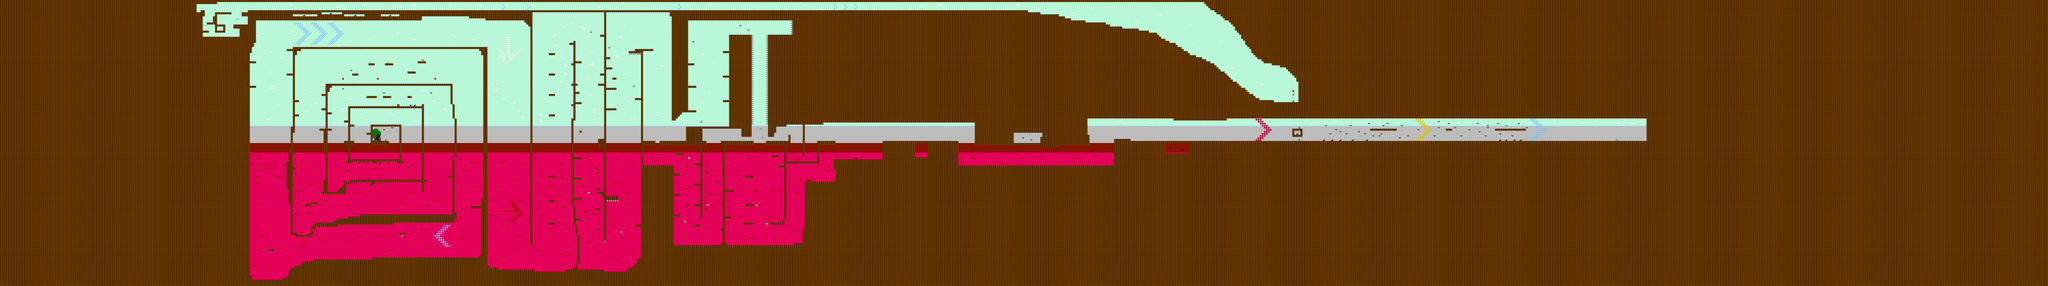

Below is a game level as drawn by its tile map, then a one-line description and the .tmx that defines it (tile-layer data replaced by summaries):
An orthogonal 1000x140 tile map with 16x16 px tiles, 4 tile layers (Backgrounds, BG Elements, Platfs, Spawns), 1 hidden layer not drawn, 2 tilesets.

<map version="1.0" orientation="orthogonal" width="1000" height="140" tilewidth="16" tileheight="16">
 <tileset firstgid="1" name="tileset_backgrounds" tilewidth="16" tileheight="16" spacing="2" margin="1">
  <image source="tileset_backgrounds.png" trans="ff00ff" width="252" height="396" />
  <tile id="70">
   <properties>
    <property name="type" value="spikes" />
   </properties>
  </tile>
  <tile id="71">
   <properties>
    <property name="type" value="spikes" />
   </properties>
  </tile>
  <tile id="72">
   <properties>
    <property name="type" value="spikes" />
   </properties>
  </tile>
  <tile id="73">
   <properties>
    <property name="type" value="spikes" />
   </properties>
  </tile>
 </tileset>
 <tileset firstgid="309" name="tileset_spawns" tilewidth="16" tileheight="16" spacing="2" margin="1">
  <image source="tileset_spawns.png" trans="ff00ff" width="198" height="108" />
  <tile id="0">
   <properties>
    <property name="type" value="race_start" />
   </properties>
  </tile>
  <tile id="1">
   <properties>
    <property name="type" value="race_finish" />
   </properties>
  </tile>
  <tile id="2">
   <properties>
    <property name="type" value="spider" />
   </properties>
  </tile>
  <tile id="3">
   <properties>
    <property name="type" value="bat" />
   </properties>
  </tile>
  <tile id="10">
   <properties>
    <property name="type" value="item_apple" />
   </properties>
  </tile>
  <tile id="21">
   <properties>
    <property name="type" value="item_bananas" />
   </properties>
  </tile>
  <tile id="32">
   <properties>
    <property name="type" value="item_chicken" />
   </properties>
  </tile>
  <tile id="43">
   <properties>
    <property name="type" value="powerup_speed" />
   </properties>
  </tile>
  <tile id="54">
   <properties>
    <property name="type" value="powerup_jump" />
   </properties>
  </tile>
  <tile id="55">
   <properties>
    <property name="type" value="player" />
   </properties>
  </tile>
  <tile id="56">
   <properties>
    <property name="type" value="boss" />
   </properties>
  </tile>
  <tile id="65">
   <properties>
    <property name="type" value="powerup_invencibility" />
   </properties>
  </tile>
 </tileset>
 <layer name="Backgrounds" width="1000" height="140">
  <data>[140000 cells, 140000 non-empty, 20 distinct tile ids]</data>
 </layer>
 <layer name="BG Elements" width="1000" height="140">
  <data>[140000 cells, 24 non-empty, 24 distinct tile ids]</data>
 </layer>
 <layer name="Platfs" width="1000" height="140">
  <data>[140000 cells, 103589 non-empty, 4 distinct tile ids]</data>
 </layer>
 <layer name="Spawns" width="1000" height="140">
  <data>[140000 cells, 361 non-empty, 22 distinct tile ids]</data>
 </layer>
 <layer name="guiaJJ" width="1000" height="140" visible="0">
  <data>[140000 cells, 811 non-empty, 3 distinct tile ids]</data>
 </layer>
</map>